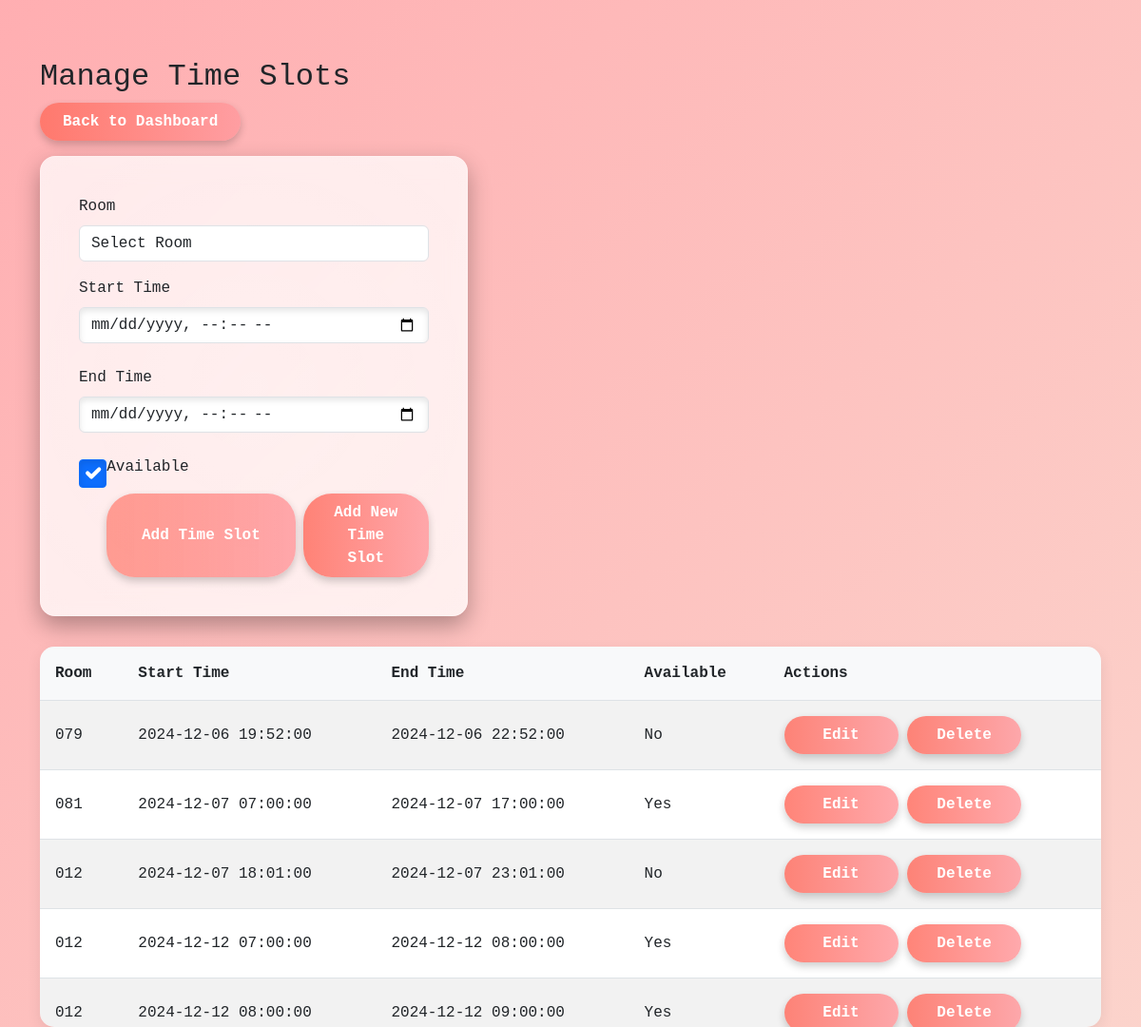
Screenshot of /timeslots.php (signed in) with the database file from the repository.
### tables this page shows
CREATE TABLE `timeslots` (
  `id` int(11) NOT NULL,
  `room_id` int(11) NOT NULL,
  `start_time` datetime NOT NULL,
  `end_time` datetime NOT NULL,
  `is_available` tinyint(1) NOT NULL
);

CREATE TABLE `rooms` (
  `id` int(11) NOT NULL,
  `name` varchar(255) NOT NULL,
  `capacity` int(11) NOT NULL,
  `description` text NOT NULL,
  `is_available` tinyint(1) DEFAULT 1
);

### timeslots.php (the view, shortened to what this page needs)
<?php
include 'connection.php';
$timeSlots = $db->query("SELECT ts.*, r.name AS room_name FROM timeslots ts JOIN rooms r ON ts.room_id = r.id ORDER BY ts.start_time")->fetchAll(PDO::FETCH_ASSOC);
$editItem = null;
?>
<!DOCTYPE html>
<html lang="en">
<head>
    <link href="https://cdn.jsdelivr.net/npm/bootstrap@5.3.0-alpha1/dist/css/bootstrap.min.css" rel="stylesheet">
    <link rel="stylesheet" href="style.css">
</head>
<body>
    <div class="container mt-4">
        <h2>Manage Time Slots</h2>
        <a href="dashboard.php" class="btn btn-secondary mb-3">Back to Dashboard</a>
        <form method="POST" class="mb-4">
            <div class="mb-3">
                <label for="room_id" class="form-label">Room</label>
                <select class="form-control" id="room_id" name="room_id" required>
                    <option value="">Select Room</option>
                </select>
            </div>
            <div class="mb-3">
                <label for="start_time" class="form-label">Start Time</label>
                <input type="datetime-local" class="form-control" id="start_time" name="start_time"
                    value="<?php echo $editItem ? htmlspecialchars($editItem['start_time']) : ''; ?>" required>
            </div>
            <div class="mb-3">
                <label for="end_time" class="form-label">End Time</label>
                <input type="datetime-local" class="form-control" id="end_time" name="end_time"
                    value="<?php echo $editItem ? htmlspecialchars($editItem['end_time']) : ''; ?>" required>
            </div>
            <div class="form-check mb-3">
                <input type="checkbox" class="form-check-input" id="is_available" name="is_available" value="1"
                    <?php echo ($editItem && $editItem['is_available'] == 0) ? '' : 'checked'; ?>>
                <label class="form-check-label" for="is_available">Available</label>
            </div>
            <div class="d-flex gap-2">
                <button type="submit" class="btn btn-primary"><?php echo $editItem ? 'Update Time Slot' : 'Add Time Slot'; ?></button>
                <a href="?" class="btn btn-secondary">Add New Time Slot</a>
            </div>
        </form>
        <div class="table-responsive">
            <table class="table table-striped">
                <thead>
                    <tr>
                        <th>Room</th>
                        <th>Start Time</th>
                        <th>End Time</th>
                        <th>Available</th>
                        <th>Actions</th>
                    </tr>
                </thead>
                <tbody>
                    <?php foreach ($timeSlots as $slot): ?>
                        <tr>
                            <td><?php echo htmlspecialchars($slot['room_name']); ?></td>
                            <td><?php echo htmlspecialchars($slot['start_time']); ?></td>
                            <td><?php echo htmlspecialchars($slot['end_time']); ?></td>
                            <td><?php echo $slot['is_available'] ? 'Yes' : 'No'; ?></td>
                            <td>
                                <a href="?edit_id=<?php echo $slot['id']; ?>" class="btn btn-warning btn-sm">Edit</a>
                                <a href="?delete_id=<?php echo $slot['id']; ?>" class="btn btn-danger btn-sm"
                                    onclick="return confirm('Are you sure you want to delete this time slot?')">Delete</a>
                            </td>
                        </tr>
                    <?php endforeach; ?>
                </tbody>
            </table>
        </div>
    </div>
</body>
</html>

### style.css (style rules this page uses)
body { font-family: 'Poppins', sans-serif; background: linear-gradient(135deg, rgba(255, 154, 158, 0.8), rgba(250, 208, 196, 0.8), rgba(251, 194, 235, 0.8), rgba(161, 140, 209, 0.8)); background-size: 400% 400%; animation: gradientBackground 10s ease infinite; display: flex; justify-content: center; align-items: center; height: 100vh; margin: 0; overflow: hidden; padding-top: 50px !important; }
form { background: rgba(255, 255, 255, 0.75); padding: 2.5rem; border-radius: 16px; box-shadow: 0 10px 25px rgba(0, 0, 0, 0.3); width: 100%; max-width: 450px; backdrop-filter: blur(12px) saturate(180%); border: 1px solid rgba(255, 255, 255, 0.3); position: relative; overflow: hidden; }
form::before { content: ''; position: absolute; top: -50%; left: -50%; width: 200%; height: 200%; background: radial-gradient(circle at 50% 50%, rgba(255, 255, 255, 0.4), rgba(255, 255, 255, 0)); opacity: 0.5; animation: pulseEffect 6s infinite ease-in-out; z-index: -1; }
input { width: 100%; padding: 0.85rem; margin-bottom: 1.5rem; border: 1px solid rgba(200, 200, 200, 0.6); border-radius: 8px; background: rgba(255, 255, 255, 0.9); transition: all 0.3s ease; font-size: 1rem; box-shadow: inset 0 3px 6px rgba(0, 0, 0, 0.1); animation: fadeInInput 2s ease-in-out; }
button { width: 100%; padding: 1rem; border: none; border-radius: 30px; background: linear-gradient(90deg, rgba(255, 111, 97, 0.85), rgba(255, 154, 158, 0.85)); color: white; font-size: 1.1rem; font-weight: 600; cursor: pointer; transition: all 0.3s ease-in-out; box-shadow: 0 4px 8px rgba(0, 0, 0, 0.2); position: relative; overflow: hidden; }
button::after { content: ''; position: absolute; top: 0; left: -100%; width: 200%; height: 100%; background: linear-gradient(90deg, rgba(255, 255, 255, 0.4), rgba(255, 255, 255, 0)); transition: all 0.5s ease; z-index: 1; }
button::before { content: ''; position: absolute; top: 50%; left: 50%; width: 0; height: 0; background: rgba(255, 255, 255, 0.2); border-radius: 50%; transform: translate(-50%, -50%); opacity: 0; pointer-events: none; z-index: 0; transition: width 0.4s ease, height 0.4s ease, opacity 0.4s ease; }
form { animation: slideInForm 1s ease-in-out forwards; }
label, input, button { opacity: 100; animation: slideInBars 1.5s ease-in-out forwards; }
button { animation-delay: 0.9s; }
.table-responsive { margin-top: 2rem; border-radius: 15px; overflow: hidden; box-shadow: 0 5px 15px rgba(0, 0, 0, 0.08); }
.table { margin-bottom: 0; background: rgba(255, 255, 255, 0.8); }
.table th { background: rgba(255, 111, 97, 0.1); padding: 1rem; font-weight: 600; font-family: 'Courier New', Courier, monospace; }
.table td { padding: 1rem; vertical-align: middle; }
.table { background: white; border-radius: 8px; overflow: hidden; box-shadow: 0 2px 4px rgba(0, 0, 0, 0.1); }
.table th { background: #f8f9fa; font-weight: 600; font-family: 'Courier New', Courier, monospace; }
.table td, .table th { padding: 1rem; vertical-align: middle; }

### timeslots.php (style rules this page uses)
body { font-family: "Courier New", Courier, monospace; padding-top: 20px; height: 100vh; overflow-y: auto; }
.container { max-height: 100%; padding-bottom: 20px; }
.table-responsive { max-height: calc(100vh - 400px); overflow-y: auto; }
.btn { padding: 0.5rem 1.5rem; border: none; border-radius: 30px; background: linear-gradient(90deg, rgba(255, 111, 97, 0.85), rgba(255, 154, 158, 0.85)); color: white; font-size: 1rem; font-weight: 600; cursor: pointer; transition: all 0.3s ease-in-out; box-shadow: 0 4px 8px rgba(0, 0, 0, 0.2); min-width: 120px; }

### rows the page displays
timeslots: room.name "079", start_time "2024-12-06 19:52:00", end_time "2024-12-06 22:52:00", is_available "No"
timeslots: room.name "081", start_time "2024-12-07 07:00:00", end_time "2024-12-07 17:00:00", is_available "Yes"
timeslots: room.name "012", start_time "2024-12-07 18:01:00", end_time "2024-12-07 23:01:00", is_available "No"
timeslots: room.name "012", start_time "2024-12-12 07:00:00", end_time "2024-12-12 08:00:00", is_available "Yes"
timeslots: room.name "012", start_time "2024-12-12 08:00:00", end_time "2024-12-12 09:00:00", is_available "Yes"
